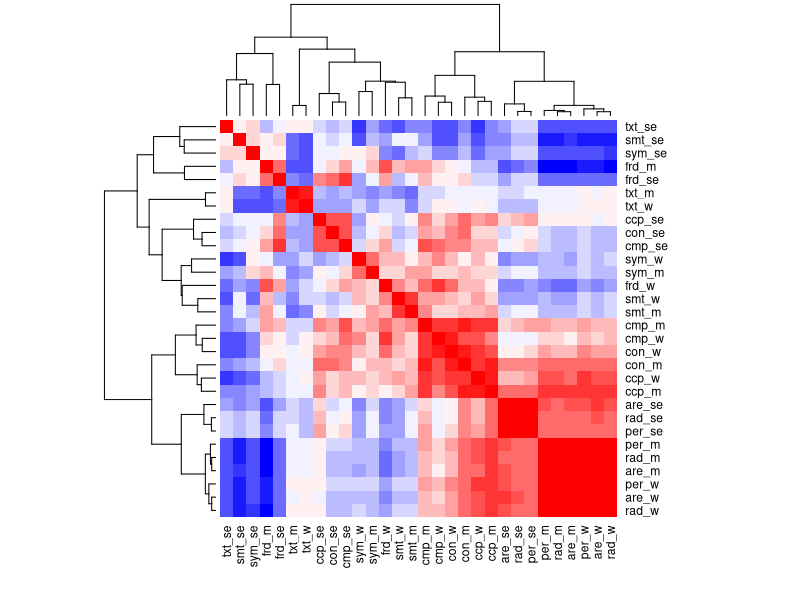
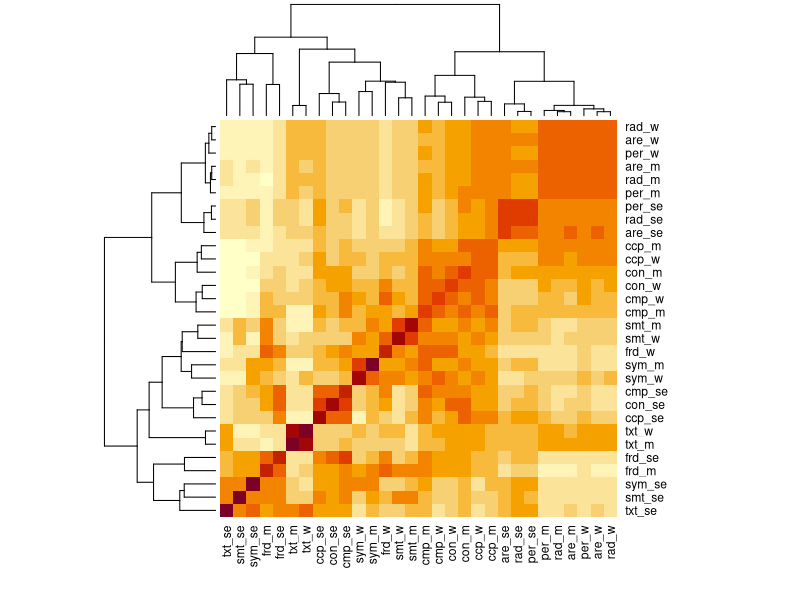
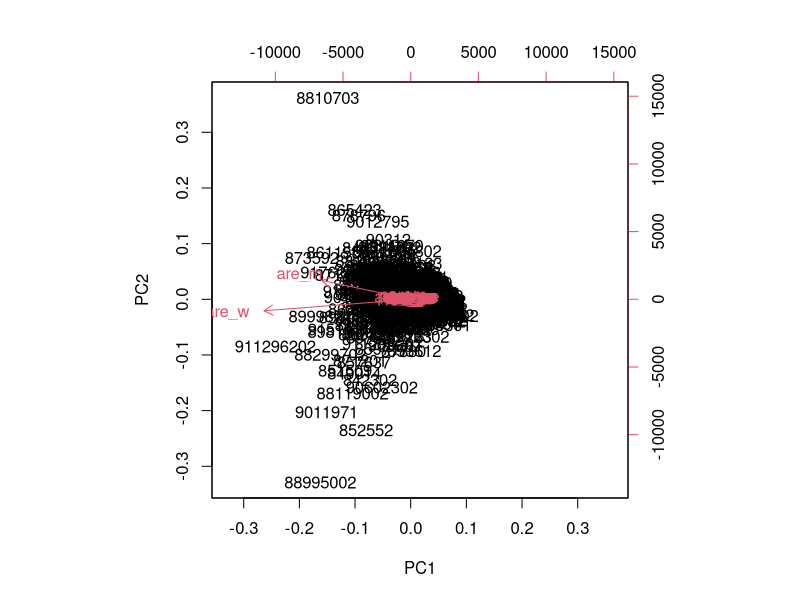
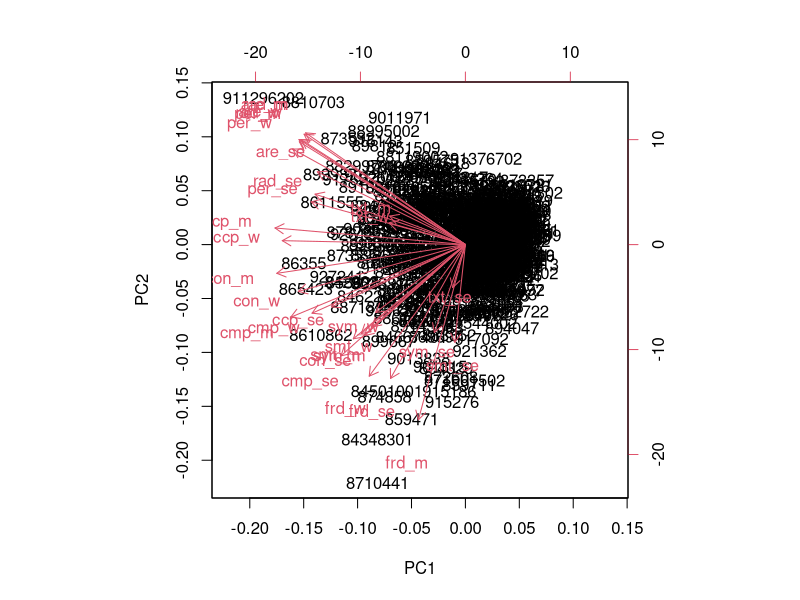

Reproduce these figures in R, in order. (Note: this script raises an error after producing the figures.)
tumourdata = read.csv("tumour.csv",row.names = 1)
tmatrix = cor(tumourdata[,2:31])
col<- colorRampPalette(c("blue", "white", "red"))(20)
heatmap(tmatrix, col=col, symm=TRUE)
heatmap(tmatrix)
tumourpca = prcomp(tumourdata[,2:31])
biplot(tumourpca)

tumourpca <- prcomp(tumourdata[,2:31],scale = TRUE)
biplot(tumourpca)
plot(tumourpca$x[,1], tumourpca$x[,2], col=tumourdata[,1], pch=16, xlab = "PC1", ylab = "PC2")
plot(tumourpca$x[,2], tumourpca$x[,3], col=tumourdata[,1], pch=16, xlab = "PC2", ylab = "PC3")
plot(tumourpca$x[,3], tumourpca$x[,4], col=tumourdata[,1], pch=16, xlab = "PC3", ylab = "PC4")
plot(tumourpca$x[,1], tumourpca$x[,3], col=tumourdata[,1], pch=16, xlab = "PC1", ylab = "PC3")

heatmap(cor(tumourpca$x), col=col)

plot(tumourpca, main = "Principal Components")
summary(tumourpca)

pcascores = tumourpca$x[,1:20]
library(MASS)
ldamodel = lda(pcascores,tumourdata[,1],CV=T)
table(tumourdata[,1],ldamodel$class)
class = table(tumourdata[,1],ldamodel$class)
diag(prop.table(class,1))
sum(diag(prop.table(class)))

ldamodel = lda(tumourdata[,2:31],tumourdata[,1],CV=T)
table(tumourdata[,1],ldamodel$class)
class = table(tumourdata[,1],ldamodel$class)
diag(prop.table(class,1))
sum(diag(prop.table(class)))

tumourpca$rotation[,1:4]